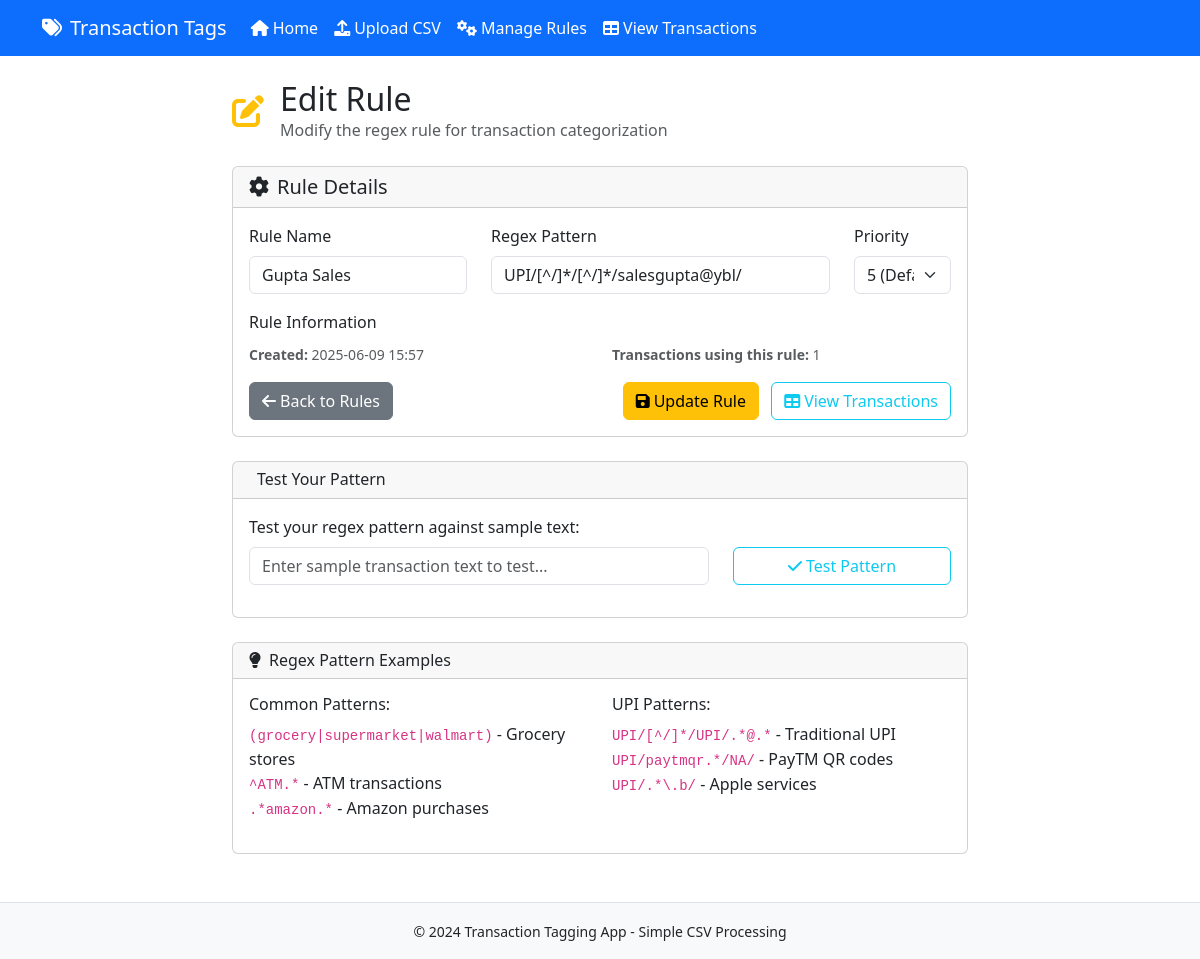
The app's page /rules/edit/5, older data.
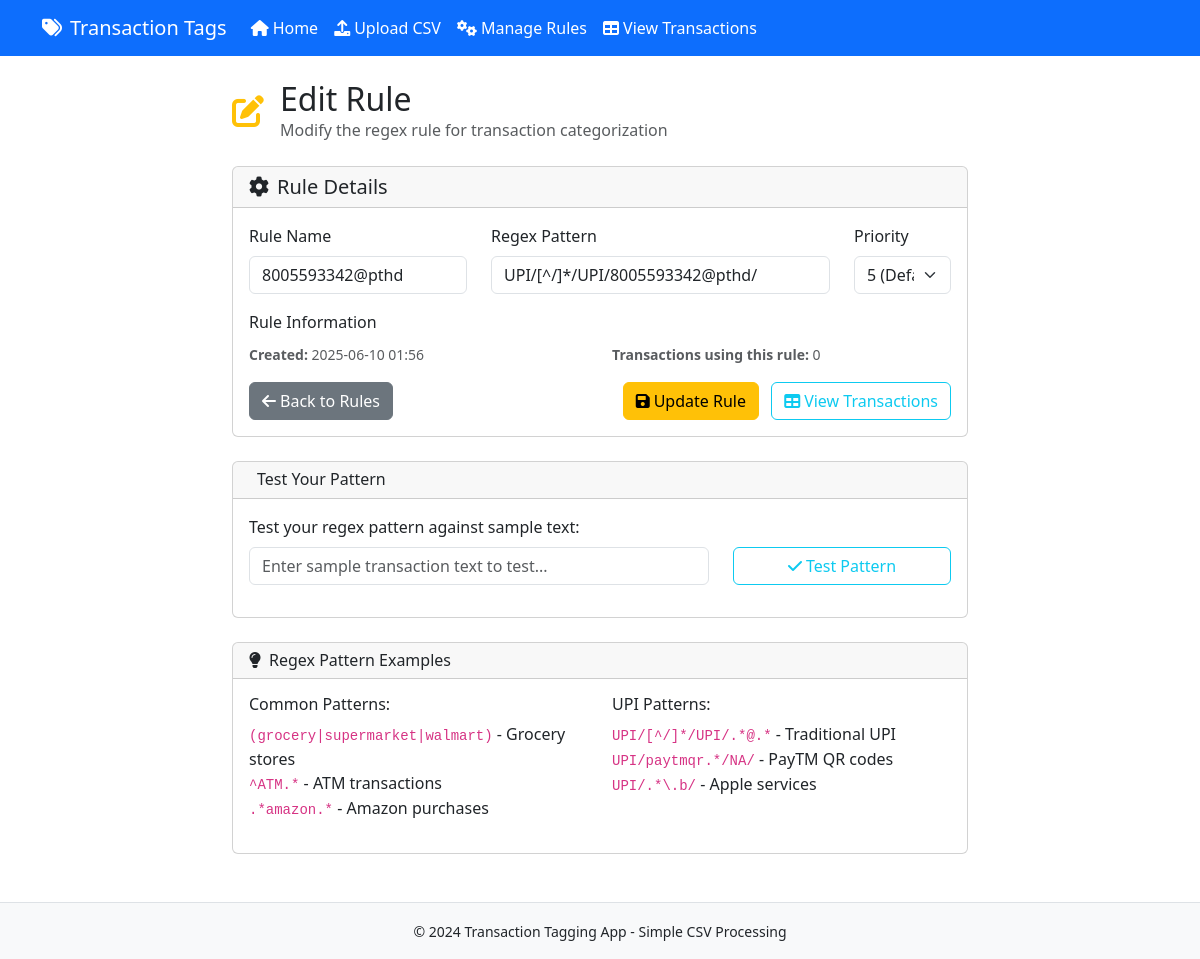
The same page, newer data.
### models.py (models this page shows, shortened)
class Rule(db.Model):
    id = db.Column(db.Integer, primary_key=True)
    name = db.Column(db.String(100), nullable=False, unique=True)
    regex_pattern = db.Column(db.Text, nullable=False)
    priority = db.Column(db.Integer, nullable=False, default=5)
    created_at = db.Column(db.DateTime, default=datetime.utcnow)

### routes.py (the view, shortened to what this page needs)
@app.route('/rules/edit/<int:rule_id>', methods=['GET', 'POST'])
def edit_rule(rule_id):
    rule = Rule.query.get_or_404(rule_id)
    return render_template('edit_rule.html', rule=rule)

### templates/edit_rule.html (shortened to what the changed rows need)
{% extends "base.html" %}
{% block content %}
<div class="row">
    <div class="col-md-8 offset-md-2">
        <div class="d-flex align-items-center mb-4">
            <div>
                <h2 class="mb-0">Edit Rule</h2>
            </div>
        </div>
        <div class="card">
            <div class="card-body">
                <form method="POST">
                    <div class="row">
                        <div class="col-md-4 mb-3">
                            <label for="name" class="form-label">Rule Name</label>
                            <input type="text" class="form-control" id="name" name="name"
                                   value="{{ rule.name }}" placeholder="e.g., Grocery Stores" required maxlength="100">
                        </div>
                        <div class="col-md-6 mb-3">
                            <label for="regex_pattern" class="form-label">Regex Pattern</label>
                            <input type="text" class="form-control" id="regex_pattern" name="regex_pattern"
                                   value="{{ rule.regex_pattern }}" placeholder="e.g., (grocery|supermarket|walmart)" required>
                        </div>
                        <div class="col-md-2 mb-3">
                            <label for="priority" class="form-label">Priority</label>
                            <select class="form-select" id="priority" name="priority" required>
                                <option value="5" {% if rule.priority == 5 %}selected{% endif %}>5 (Default)</option>
                            </select>
                        </div>
                    </div>
                    <div class="mb-3">
                        <div class="row">
                            <div class="col-md-6">
                                <small class="text-muted">
                                    <strong>Created:</strong> {{ rule.created_at.strftime('%Y-%m-%d %H:%M') }}
                                </small>
                            </div>
                            <div class="col-md-6">
                                <small class="text-muted">
                                    <strong>Transactions using this rule:</strong> {{ rule.transactions|length }}
                                </small>
                            </div>
                        </div>
                    </div>
                </form>
            </div>
        </div>
    </div>
</div>
{% endblock %}

Row changes from the older to the newer data that the page shows:
changed Rule "5 (Default)": name "Gupta Sales" → "8005593342@pthd"; regex_pattern "UPI/[^/]*/[^/]*/salesgupta@ybl/" → "UPI/[^/]*/UPI/8005593342@pthd/"; created_at "2025-06-09 15:57" → "2025-06-10 01:56"
Text that changed along with them:
{{ rule.transactions|length }}: "1" → "0"
